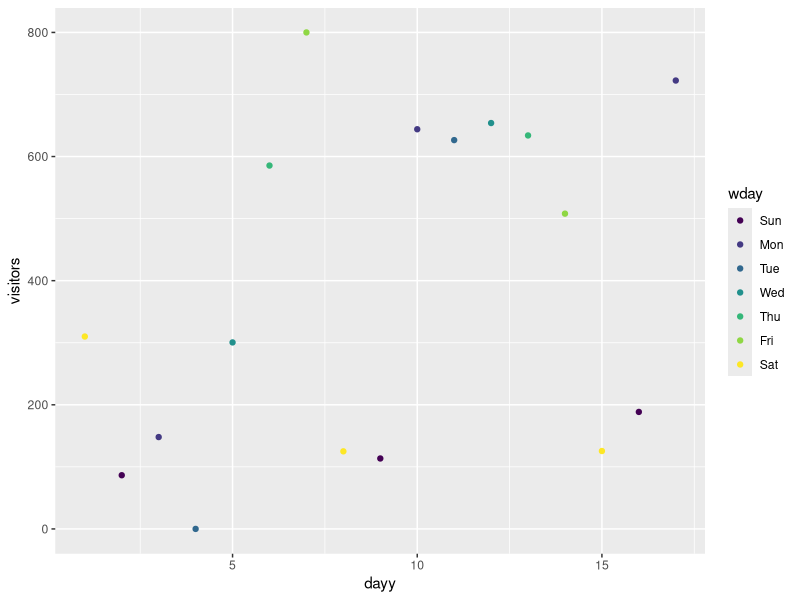
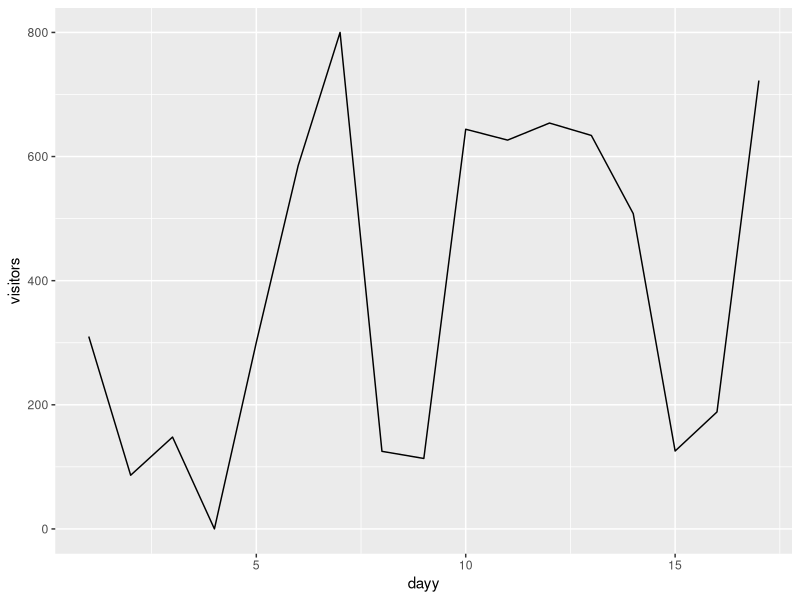
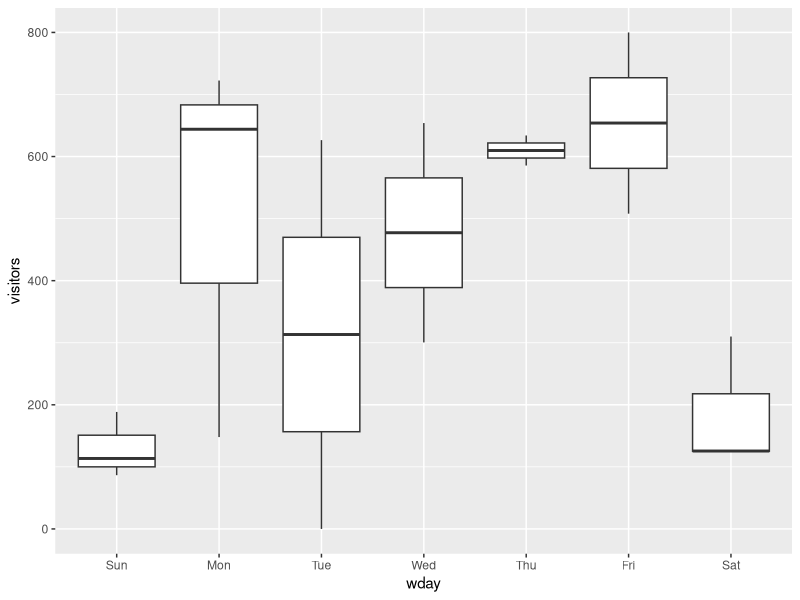

These figures' R source, in order:
library(tidyverse)
library(lubridate)

tib <- read_csv("HSL-2017-07-01-18.csv")

tib <- tib %>% mutate(dayy=mday(mdy_hm(date)),dai=wday(mdy_hm(date)))

tib <- tib %>%  mutate(wday=wday(mdy_hm(date),label=TRUE))

# https://rpubs.com/davoodastaraky/lubridate
# sunday = 1

ggplot(data=tib) + geom_point(mapping=aes(x=dayy,y=visitors,color=wday))
ggplot(tib,aes(dayy,visitors)) + geom_line()

# http://r4ds.had.co.nz/model-building.html#what-affects-the-number-of-daily-flights

ggplot(tib,aes(wday,visitors)) + geom_boxplot()
